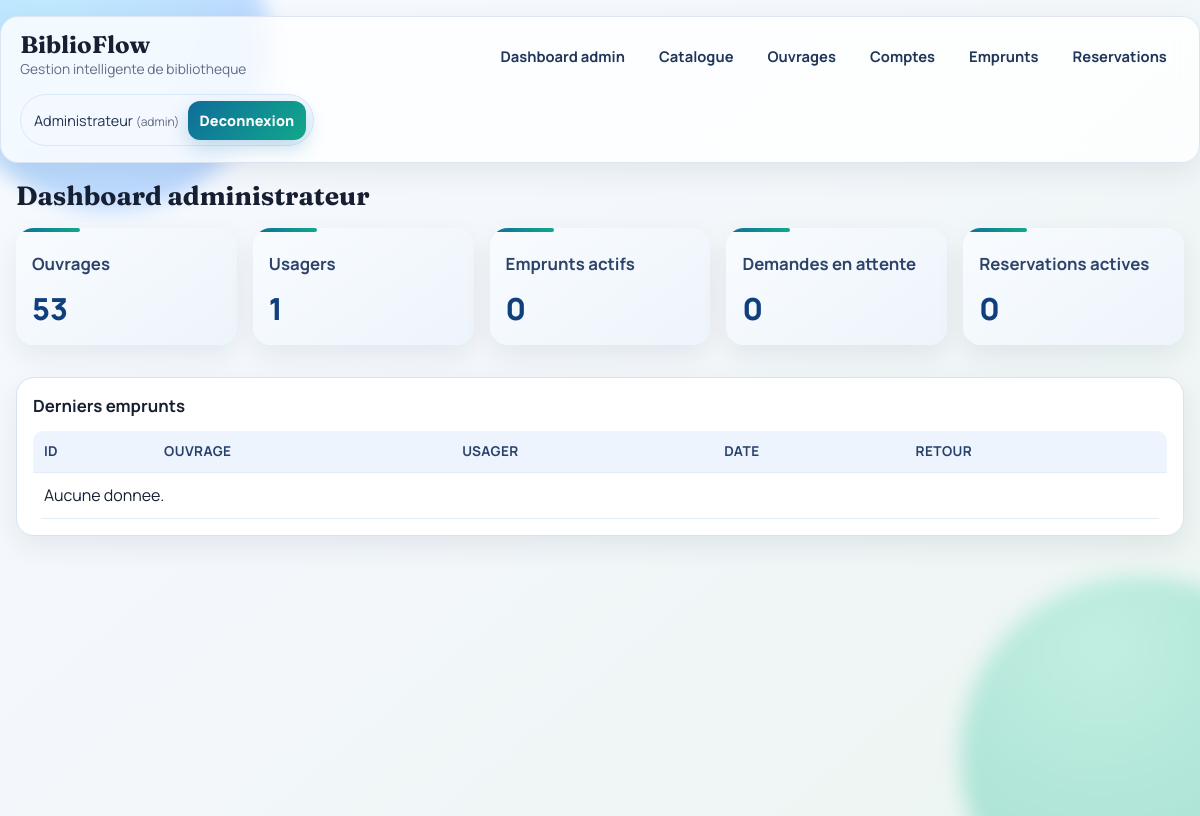
Page /admin (signed in) on the earlier database version.
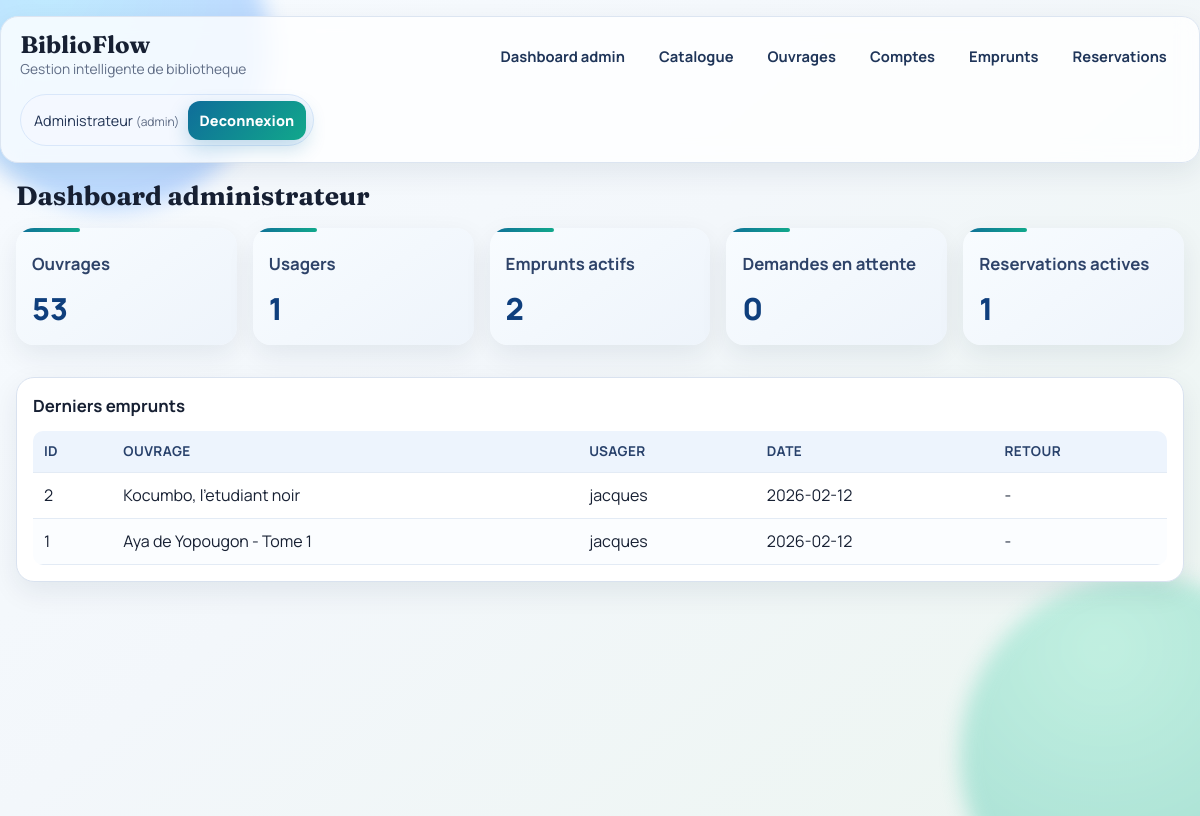
Same page on the later database version.
### tables this page shows
CREATE TABLE loans (
                id INTEGER PRIMARY KEY AUTOINCREMENT,
                user_id INTEGER NOT NULL,
                book_id INTEGER NOT NULL,
                loan_date TEXT NOT NULL DEFAULT (date('now')),
                due_date TEXT,
                return_date TEXT,
                FOREIGN KEY(user_id) REFERENCES users(id) ON DELETE CASCADE,
                FOREIGN KEY(book_id) REFERENCES books(id) ON DELETE CASCADE
            );

CREATE TABLE books (
                id INTEGER PRIMARY KEY AUTOINCREMENT,
                title TEXT NOT NULL,
                author TEXT NOT NULL,
                isbn TEXT UNIQUE,
                total_copies INTEGER NOT NULL CHECK(total_copies >= 0),
                available_copies INTEGER NOT NULL CHECK(available_copies >= 0)
            , publisher TEXT, publication_year INTEGER);

CREATE TABLE users (
                id INTEGER PRIMARY KEY AUTOINCREMENT,
                full_name TEXT NOT NULL,
                email TEXT UNIQUE NOT NULL,
                phone TEXT,
                user_type TEXT NOT NULL DEFAULT 'adherent'
            , role TEXT NOT NULL DEFAULT 'user', password_hash TEXT);

### app.py (the view)
@app.route("/admin")
@admin_required
def admin_dashboard():
    with get_db_connection() as conn:
        stats = {
            "books": conn.execute("SELECT COUNT(*) AS c FROM books").fetchone()["c"],
            "users": conn.execute("SELECT COUNT(*) AS c FROM users WHERE role = 'user'").fetchone()["c"],
            "active_loans": conn.execute(
                "SELECT COUNT(*) AS c FROM loans WHERE return_date IS NULL"
            ).fetchone()["c"],
            "pending_requests": conn.execute(
                "SELECT COUNT(*) AS c FROM loan_requests WHERE status = 'pending'"
            ).fetchone()["c"],
            "active_reservations": conn.execute(
                "SELECT COUNT(*) AS c FROM reservations WHERE status = 'active'"
            ).fetchone()["c"],
        }
        recent_loans = conn.execute(
            """
            SELECT l.id, b.title AS book_title, u.full_name AS user_name,
                   l.loan_date, l.return_date
            FROM loans l
            JOIN books b ON b.id = l.book_id
            JOIN users u ON u.id = l.user_id
            ORDER BY l.id DESC
            LIMIT 10
            """
        ).fetchall()
    return render_template("dashboard.html", stats=stats, recent_loans=recent_loans)

### app.py (called while the page is built)
def get_db_connection() -> sqlite3.Connection:
    conn = sqlite3.connect(DB_PATH)
    conn.row_factory = sqlite3.Row
    conn.execute("PRAGMA foreign_keys = ON")
    return conn

def get_current_user() -> Optional[sqlite3.Row]:
    user_id = session.get("user_id")
    if not user_id:
        return None
    with get_db_connection() as conn:
        return conn.execute("SELECT * FROM users WHERE id = ?", (user_id,)).fetchone()

def login_required(view):
    @wraps(view)
    def wrapped(*args, **kwargs):
        if not session.get("user_id"):
            flash("Veuillez vous connecter.", "error")
            return redirect(url_for("login"))
        return view(*args, **kwargs)
    return wrapped

def admin_required(view):
    @wraps(view)
    @login_required
    def wrapped(*args, **kwargs):
        user = get_current_user()
        if user is None or user["role"] != "admin":
            flash("Acces reserve a l'administrateur.", "error")
            return redirect(url_for("user_dashboard"))
        return view(*args, **kwargs)
    return wrapped

@app.context_processor
def inject_user():
    return {"session_user": get_current_user()}

### templates/dashboard.html
{% extends "base.html" %}
{% block content %}
<h2>Dashboard administrateur</h2>
<section class="stats-grid">
    <article class="card stat"><h3>Ouvrages</h3><p>{{ stats.books }}</p></article>
    <article class="card stat"><h3>Usagers</h3><p>{{ stats.users }}</p></article>
    <article class="card stat"><h3>Emprunts actifs</h3><p>{{ stats.active_loans }}</p></article>
    <article class="card stat"><h3>Demandes en attente</h3><p>{{ stats.pending_requests }}</p></article>
    <article class="card stat"><h3>Reservations actives</h3><p>{{ stats.active_reservations }}</p></article>
</section>
<section class="card">
    <h3>Derniers emprunts</h3>
    <table>
        <thead>
            <tr><th>ID</th><th>Ouvrage</th><th>Usager</th><th>Date</th><th>Retour</th></tr>
        </thead>
        <tbody>
            {% for loan in recent_loans %}
            <tr>
                <td>{{ loan.id }}</td>
                <td>{{ loan.book_title }}</td>
                <td>{{ loan.user_name }}</td>
                <td>{{ loan.loan_date }}</td>
                <td>{{ loan.return_date or '-' }}</td>
            </tr>
            {% else %}
            <tr><td colspan="5">Aucune donnee.</td></tr>
            {% endfor %}
        </tbody>
    </table>
</section>
{% endblock %}

Differences in the rows shown:
added loans: id "2", book_title "Kocumbo, l'etudiant noir", user_name "jacques", loan_date "2026-02-12", return_date "-"
added loans: id "1", book_title "Aya de Yopougon - Tome 1", user_name "jacques", loan_date "2026-02-12", return_date "-"
Other differences:
{{ stats.active_loans }}: "0" → "2"
{{ stats.active_reservations }}: "0" → "1"
text no longer shown: "Aucune donnee."
